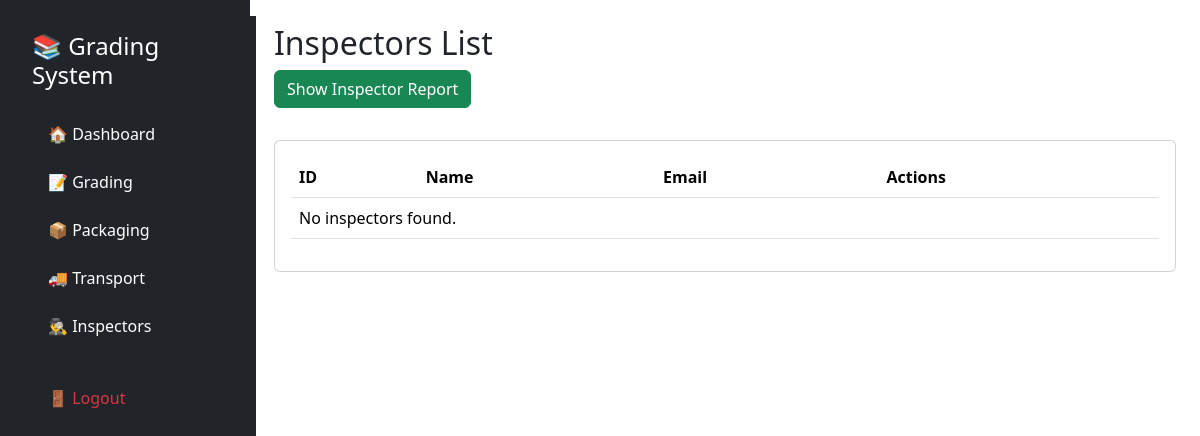
The page /inspector/index.php (signed in) on the database as committed earlier.
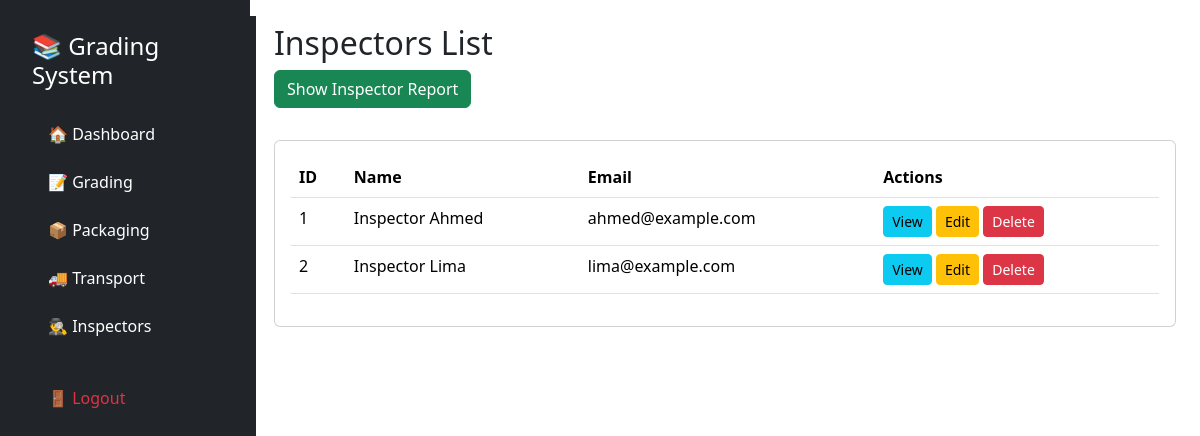
The same page on the database as committed later.
### tables this page shows
CREATE TABLE inspectors (
    id INT AUTO_INCREMENT PRIMARY KEY,
    name VARCHAR(100) NOT NULL,
    email VARCHAR(100) NOT NULL UNIQUE,
    phone VARCHAR(15) DEFAULT NULL,
    created_at TIMESTAMP DEFAULT CURRENT_TIMESTAMP
);

### inspector/index.php (the view, shortened to what this page needs)
<?php
require_once '../config/db.php';
$query = "SELECT * FROM inspectors";
$result = mysqli_query($conn, $query);
$inspectors = [];
while ($row = mysqli_fetch_assoc($result)) {
    $inspectors[] = $row;
}
?>
<!DOCTYPE html>
<html lang="en">
<head>
    <link href="https://cdn.jsdelivr.net/npm/bootstrap@5.3.2/dist/css/bootstrap.min.css" rel="stylesheet" />
</head>
<body>
    <div class="d-flex">
        <div class="bg-dark text-white p-3" style="min-width: 250px; height: 100vh;">
            <?php include '../includes/sidebar.php'; ?>
        </div>
        <div class="flex-grow-1 p-4">
        <h2>Inspectors List</h2>
        <a href="inspection-reports.php" class="btn btn-success mb-3">Show Inspector Report</a>
        <div class="card mt-3">
            <div class="card-body">
                <table class="table">
                    <thead>
                        <tr>
                            <th>ID</th>
                            <th>Name</th>
                            <th>Email</th>
                            <th>Actions</th>
                        </tr>
                    </thead>
                    <tbody>
                        <?php if (count($inspectors) > 0): ?>
                            <?php foreach ($inspectors as $inspector): ?>
                                <tr>
                                    <td><?= htmlspecialchars($inspector['id']) ?></td>
                                    <td><?= htmlspecialchars($inspector['name']) ?></td>
                                    <td><?= htmlspecialchars($inspector['email']) ?></td>
                                    <td>
                                        <a href="view-inspector.php?id=<?= $inspector['id'] ?>" class="btn btn-info btn-sm">View</a>
                                        <a href="edit-inspector.php?id=<?= $inspector['id'] ?>" class="btn btn-warning btn-sm">Edit</a>
                                        <a href="delete-inspector.php?id=<?= $inspector['id'] ?>" class="btn btn-danger btn-sm">Delete</a>
                                    </td>
                                </tr>
                            <?php endforeach; ?>
                        <?php else: ?>
                            <tr>
                                <td colspan="4">No inspectors found.</td>
                            </tr>
                        <?php endif; ?>
                    </tbody>
                </table>
            </div>
        </div>
    </div>
    </div>
</body>
</html>

Rows that differ between the two databases and show on the page:
added inspectors: id "1", name "Inspector Ahmed", email "ahmed@example.com"
added inspectors: id "2", name "Inspector Lima", email "lima@example.com"
Other text that changed with them:
text no longer shown: "No inspectors found."
